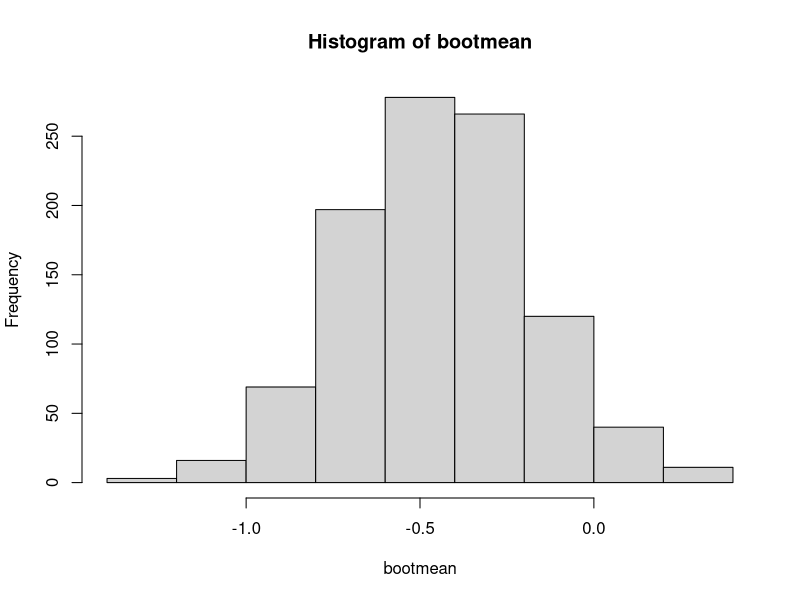
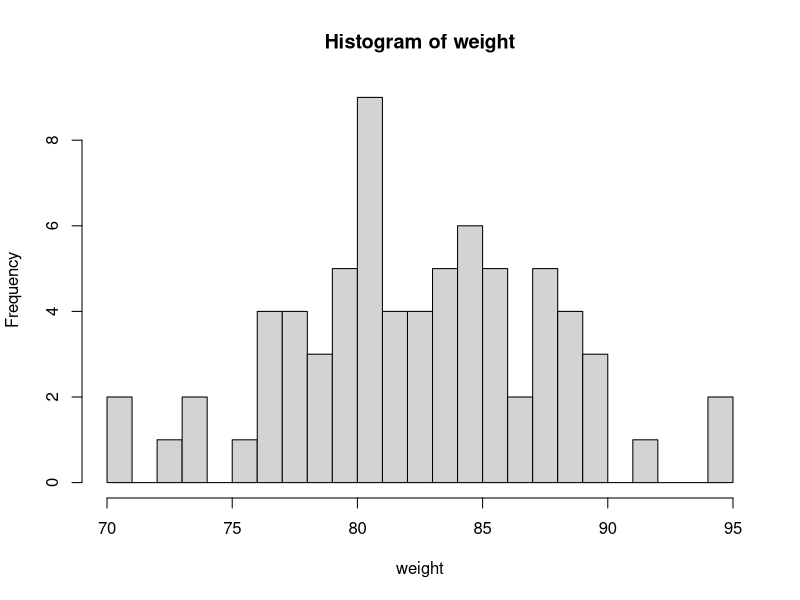

These figures' R source, in order:
## ---- chunk 1
n <- 25
delta <- 0.5
delta.sd <- 2
x <- rnorm(n, delta, delta.sd)
t.test(x, alternative='two.sided', mu=0)$p.value
## ---- chunk 2
mean(replicate(1e3, {
    x <- rnorm(n, delta, delta.sd)
    t.test(x, alternative='two.sided', mu=0)$p.value
}) < 0.05)
## ---- chunk 3

## ---- chunk 4
power.t.test(n, delta, delta.sd, 0.05, type='one.sample')$power
power.t.test(delta=delta, sd=delta.sd, sig.level=0.05, type='one.sample', power=0.9)$n
## ---- chunk 5
(x <- rnorm(10))
sample(x, 10, replace=TRUE)
## ---- chunk 6
x <- rnorm(10)
bootmean <- numeric(1000)
for(i in seq_along(bootmean)) {
    bootmean[i] <- mean(sample(x, 10, replace=TRUE))
}
hist(bootmean)
# our bootstrap estimate
mean(bootmean)
## ---- chunk 7
data(anorexia, package='MASS')
weight <- anorexia[,'Prewt']
# assume normal distribution?
hist(weight, breaks=20)
## ---- chunk 8
conf.int <- matrix(nrow=999, ncol=2)
bmeans <- numeric(999)
for(i in seq(nrow(conf.int))) {
  r <- sample(weight, replace=TRUE)
  conf.int[i,1] <- mean(r) + qnorm(0.025) * sd(r) / sqrt(length(r))
  conf.int[i,2] <- mean(r) + qnorm(0.975) * sd(r) / sqrt(length(r))
  bmeans[i] <- mean(r)
}
## ---- chunk 9
# classical approach
mean(weight) + qnorm(c(0.025, 0.975)) * sd(weight) / sqrt(length(weight))
# obtained through simulation
mean(weight) + qnorm(c(0.025, 0.975)) * sd(bmeans)
## ---- chunk 10
unname(2 * mean(weight) - quantile(bmeans, c(0.975, 0.025)))
## ---- chunk 11
quantile(bmeans, c(0.025, 0.975))
## ---- chunk 12
library(boot)
weight_boot <- boot(weight, function(x,i) mean(x[i]), R=999)
# adds BCa, adjusted bootstrap percentile
boot.ci(weight_boot)
## ---- chunk 13
true_mu <- 0
x <- rnorm(100, true_mu)
R <- 999
lower <- numeric(R)
upper <- numeric(R)
for(i in seq(R)) {
    s <- sample(x, replace=TRUE)
    xbar <- mean(s)
    s <- sd(s)
    lower[i] <- xbar + qnorm(0.025) * s / sqrt(length(x))
    upper[i] <- xbar + qnorm(0.975) * s / sqrt(length(x))
}
mean(lower < true_mu & upper > true_mu)
## ---- chunk 14
true_mu <- 0
x <- rnorm(100, true_mu)
true_mu <- mean(x)
R <- 999
samples <- matrix(nrow=R, ncol=100)
res <- matrix(nrow=R, ncol=7)
res[,1] <- true_mu
for(i in seq(R)) {
  samples[i,] <- r <- sample(x, replace=TRUE)
  res[i,2] <- mu <- mean(r)
  res[i,3] <- se <- sd(r) / sqrt(length(r))
  res[i,4] <- mu + qnorm(0.025) * se
  res[i,5] <- mu + qnorm(0.975) * se
}
# coverage
res[,6] <- res[,4] < true_mu & res[,5] > true_mu
# bias
res[,7] <- res[,2] - res[,1]
## ---- chunk 15
# empirical SE of Xbar
(emp.se <- sd(res[,2]))
# mean SE, mean sample standard error of Xbar
(mean.se <- mean(res[,3]))
(bias.se <- mean.se - emp.se)
# coverage probability
mean(res[,6])
## ---- chunk 16
coverage <- numeric(1000)
true.mu <- 35
for(ix in seq_along(coverage)) {
  x <- rgamma(20, shape = 7, scale = 5)
  res <- replicate(999, mean(sample(x, replace=TRUE)))
  z <- qnorm(sum(res < mean(x)) / 1000)
  jkmean <- numeric(length(x))
  for(i in seq_along(x)) {
    jkmean[i] <- mean(x[-i])
  }
  num <- sum((jkmean - mean(jkmean))^3)
  den <- 6 * sum((jkmean - mean(jkmean))^2)^(3/2)
  a <- num / den
  ps <- pnorm(z + (z + qnorm(c(0.025, 0.975))) / (1 - a * (z + qnorm(c(0.025, 0.975)))))
  qs <- quantile(res, ps)
  coverage[ix] <- qs[1] < true.mu & qs[2] > true.mu
}
mean(coverage)
## ---- chunk 17

## ---- chunk 18
(truth <- quantile(rgamma(1e6, 2, 1), 0.75))
